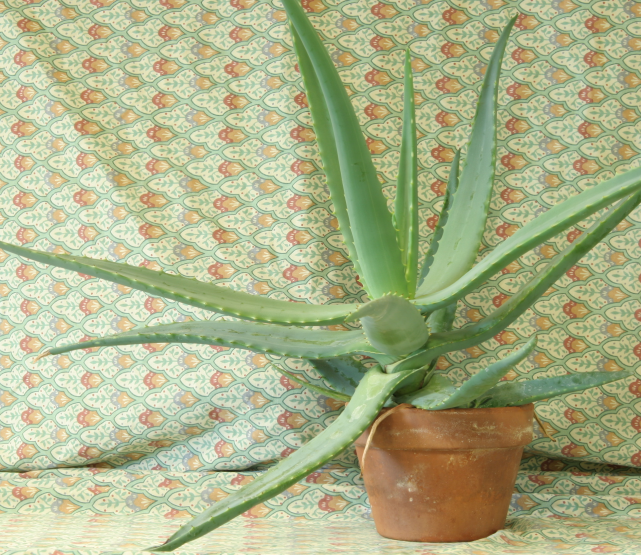
#> input picture Trabalho3/imgs-estereo/aloeL.png, 1282 x 1110 px (shown at 1/2 size)
$ python trabalho3.py   (older library calls are emulated)
#> lines starting #> are read from the running program, lines starting #| are printed output that depends on the picture; pictures that were not available may be replaced by others from this repository, and a replacement may not be noted
import cv2
import numpy as np
import argparse

class mouse_click:
    # [27 lines left out: functions __init__, click, not called in this run]

##################################################################################
#                                                                                #
#                 FUNCOES PRINCIPAIS DE CADA REQUISITO                           #
#                                                                                #
##################################################################################
def main_req1(args):
    #Pega o tamanho da janela a partir da entrada do usuario
    W = int(args["Win_size"])

    #Carrega os parametros da camera stereo, fornecidos pelo professor
    focal_lenght = 25
    baseline = 120

    #Analisa a entrada do usuario para definir se vamos preparar o mapa de profundidade
    #da imagem do bebe ou da planta
    if args["image"] == "baby":
        imgL = cv2.imread("./imgs-estereo/babyL.png")
        imgR = cv2.imread("./imgs-estereo/babyR.png")
    elif args["image"] == "aloe":
        imgL = cv2.imread("./imgs-estereo/aloeL.png")
#> imgL is the input picture: shape (1110, 1282, 3); mean B, G, R 136.6, 177.2, 171.2
        imgR = cv2.imread("./imgs-estereo/aloeR.png")
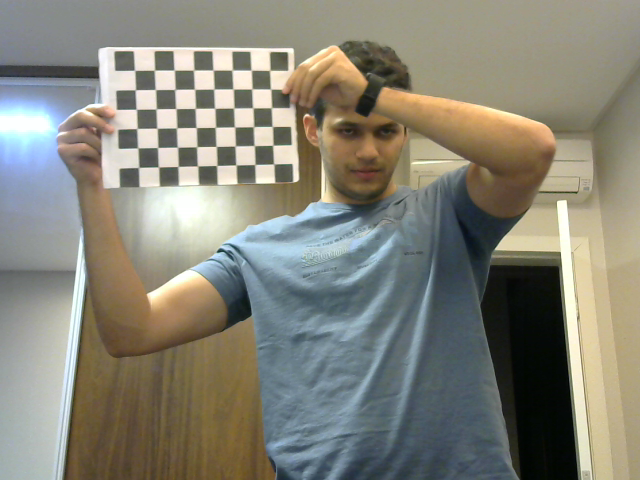
#> input picture Trabalho3/calibrationImages/calibrateLeft11.png, 640 x 480 px, given in place of aloeR.png, which was not available
#> imgR is the input picture: shape (480, 640, 3); mean B, G, R 120.2, 132.2, 133.8
    else:
        raise NameError ("O parametro -i so pode receber como"
            "entrada a palavra 'baby' ou  a palavra 'aloe'")

    #Calcula a disparidade entre as imagens
    disp = get_disparity_map(imgL,imgR, W)

    #Cria uma matriz para armazenar os parametros do mundo e calcula eles
    world_coordinates = np.zeros((imgL.shape[1], imgL.shape[0], 3))
    calc_world_coordinates(world_coordinates, focal_lenght, baseline, disp)

    #Normaliza a profundidade
    normalize_depth(world_coordinates)

    depth_image = get_depth_image(world_coordinates, (imgL.shape[0], imgL.shape[1], 1))

    cv2.imwrite("./depthImages/{}_depth.png".format(args["image"]), depth_image)
    cv2.imwrite("./disparityImages/req1_{}_disparidade.png".format(args["image"]), disp)

    #Aplica um resize nas imagens para facilitar a visualizacao
    imgL = resize_keep_ar(imgL, cte=3)
    imgR = resize_keep_ar(imgR, cte=3)
    disp = resize_keep_ar(disp, cte=3)
    depth_image = resize_keep_ar(depth_image, cte=3)

    #Mostra todas as imagens na tela
    cv2.imshow("both", np.hstack((imgL, imgR)))
    cv2.imshow("disparity", disp)
    cv2.imshow("profundidade", depth_image)

    print("Aperte qualquer tecla para sair!\n")
    cv2.waitKey(0)

# [103 lines left out: functions main_req2, main_req3, resize_keep_ar, not called in this run]

def get_disparity_map(imgL, imgR, W, max_disparity = 128):
    '''
    Funcao para calcular a disparidade entre duas imagens
    Recebe as duas imagens, o maximo de pixels de disparidade e o tamanho da janela
para calcular o SAD
    Retorna o mapa de disparidade em formato uint8 para permitir visualizacao
    '''
#> called with W = 13, max_disparity = 128
    print("Calculando a disparidade...\n")
    #Transforma a imagem em preto e branco antes de calcular a disparidade
    imagemL = cv2.cvtColor(imgL, cv2.COLOR_BGR2GRAY)
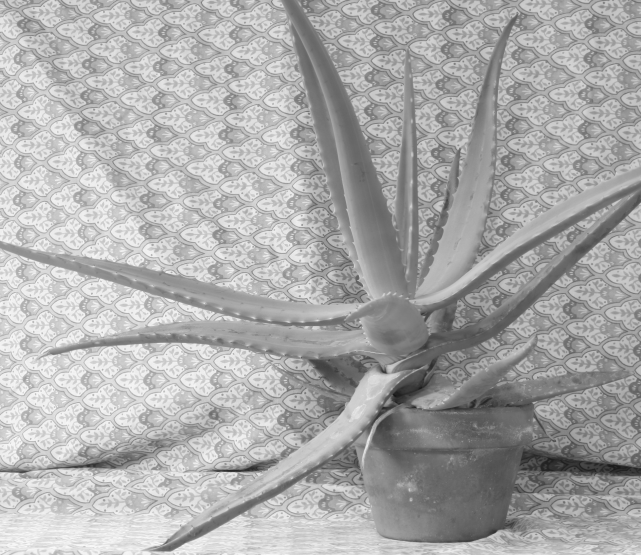
#> imagemL: shape (1110, 1282) (shown at 1/2 size); min 18, max 252, mean 170.8
    imagemR = cv2.cvtColor(imgR, cv2.COLOR_BGR2GRAY)
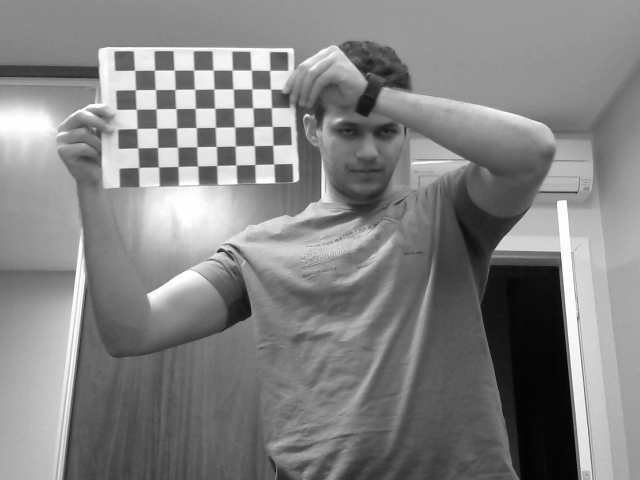
#> imagemR: shape (480, 640); min 3, max 255, mean 131.3

    #Instancia o objeto Stero SGBM do openCV que vai calcular o mapa de disparidade
    stereoProcessor = cv2.StereoSGBM_create(0, max_disparity, W)

    #Calcula a disparidade entre as imagens, utilizando o metodo SAD (sum of absolute
    # diferences) e janela de tamanho WxW definida pelo usuario no inicio do programa
#> (the run stopped early here; a loop or call above may not have finished)
